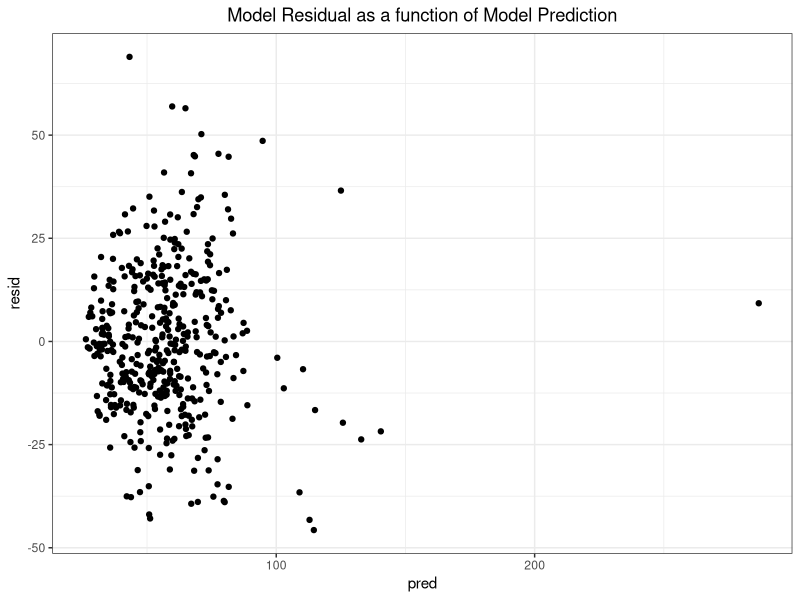
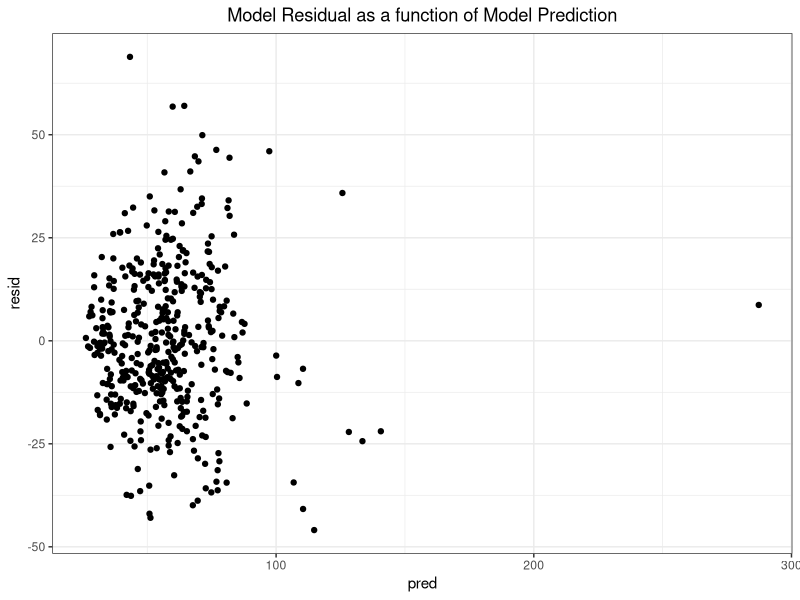
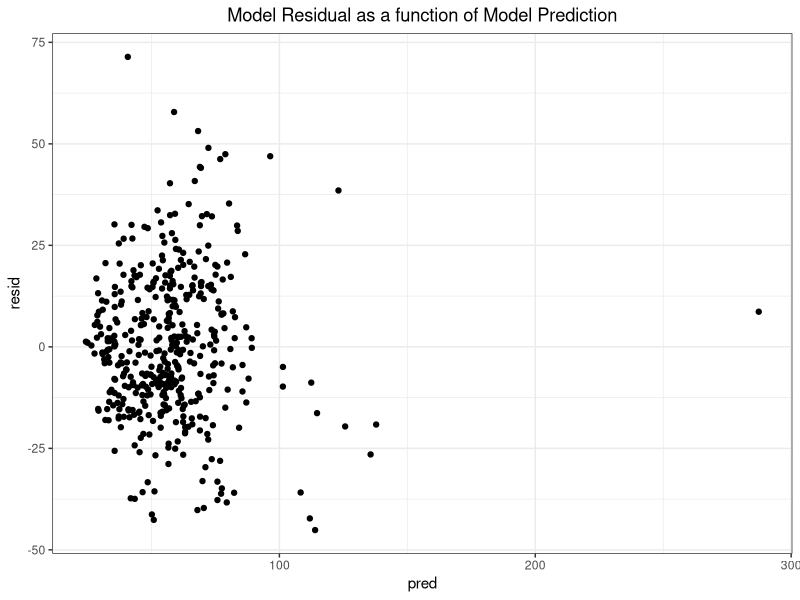
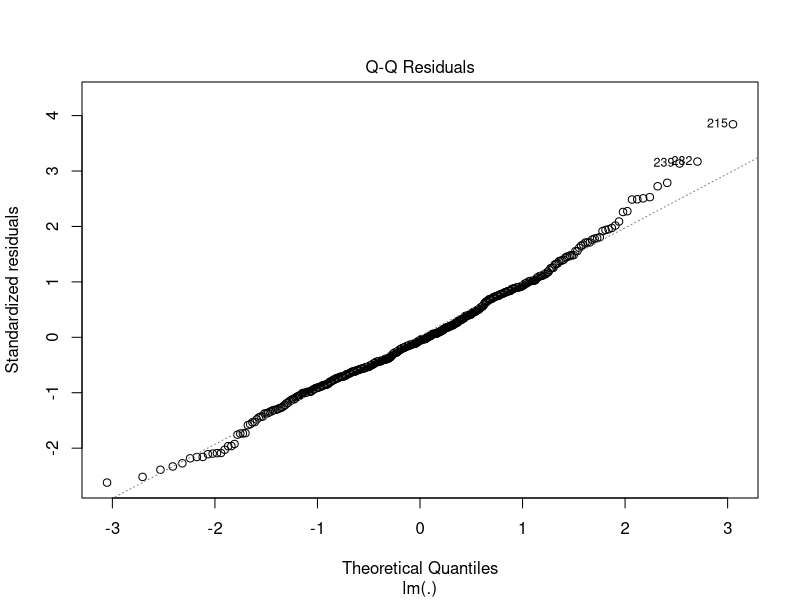
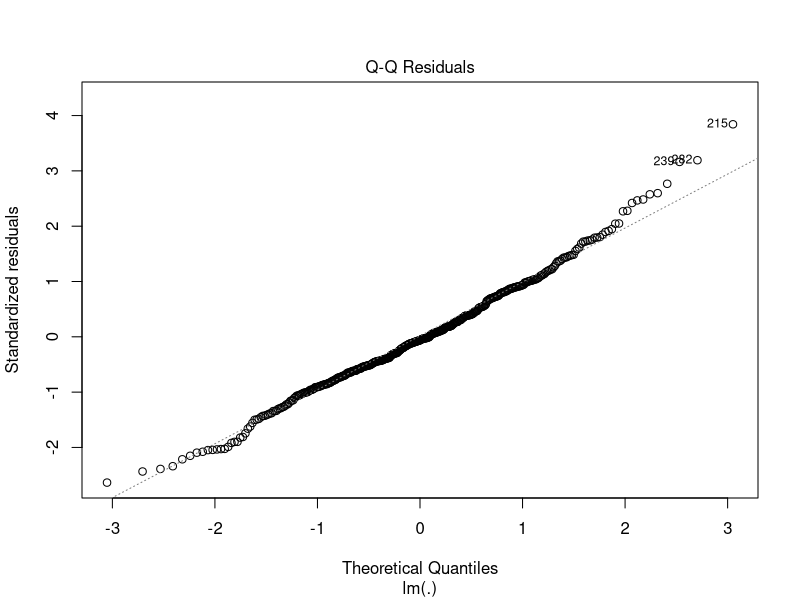
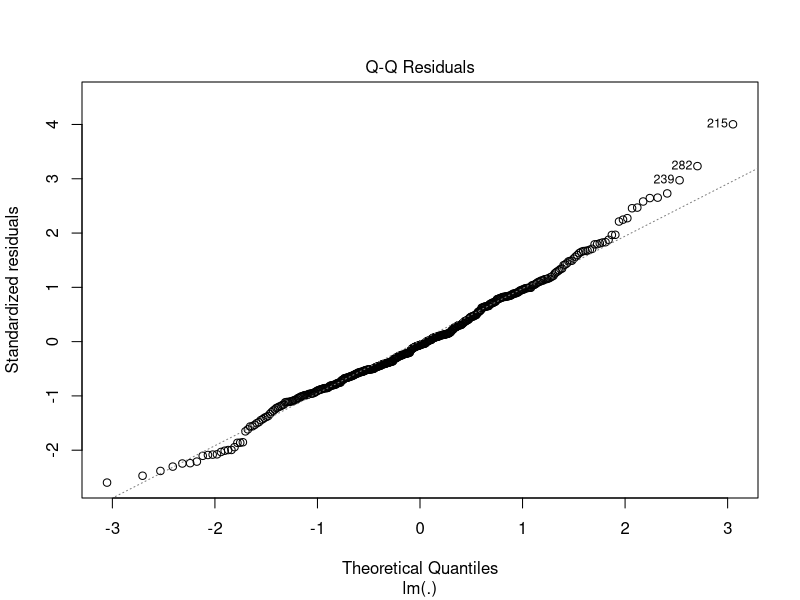

The R script that drew these images, in order:
## ---- chunk 1
library(tidyverse)
library(modelr)
library(stringr)
## ---- chunk 2
# Functions

# Purpose: Calculates the Pearson's correlation coefficient between every
# variable in the data set and a specified variable.
# Arguments: v_name: a variable of type character that is the variable name
# Returns: A knitted table of correlations.
get_cor_by_var <- function(v_name) {
  cdi %>%
  map(~cor(as.numeric(.x), pull(cdi, v_name), method = "pearson")) %>%
  as_tibble() %>%
  pivot_longer(id:pop_density,
               names_to = "variables",
               values_to = "r") %>%
  mutate(
    sign = ifelse(r < 0, "-", "+"),
    r = abs(r)
  ) %>%
  arrange(desc(r)) %>%
  knitr::kable()
}

# Purpose: Fits the model and gets the model adjusted r-squared.
# Arguments: mod: a variable of type character that is the formula to fit a 
#            linear model.
# Returns: A numeric, the model adjusted r-squared.
get_mod_adj_r_squared <- function(mod) {
  lm(mod, data = cdi) %>%
  broom::glance() %>%
  pull(adj.r.squared)
}

# Purpose: Performs 5-fold cross validation on a model specified by its formula.
# Arguments: mod: a variable of type character that is the formula to fit a 
#            linear model.
# Returns: A numeric, the model root mean squared error.
get_cv_rmse <- function(mod) {
  crossv_kfold(cdi, k = 5) %>%
  mutate(
    train = map(train, as_tibble),
    test = map(test, as_tibble)
  ) %>%
  mutate(
    fitted_mod = map(train, ~lm(mod, data = .x))
  ) %>%
  mutate(
    rmse_mod = map2_dbl(fitted_mod, test, ~rmse(model = .x, data = .y))
  ) %>%
  pull(rmse_mod) %>%
  mean()
}

# Purpose: Fits model.
#          Plots model residual as a function of model prediction for the given
#          model formula.
# Arguments: mod: a variable of type character that is the formula to fit a 
#            linear model.
# Returns: The ggplot.
plot_model_residuals <- function(mod) {
  fitted_mod <- lm(mod, data = cdi) 
  cdi %>%
  add_predictions(fitted_mod) %>%
  add_residuals(fitted_mod) %>%
  ggplot(aes(x = pred, y = resid)) +
  geom_point() +
  theme_bw() +
  labs(
    title = "Model Residual as a function of Model Prediction"
  ) +
  theme(plot.title = element_text(hjust = 0.5))
}

# Purpose: Fits the specified model and creates a QQ Plot.
# Arguments: mod: a variable of type character that is the formula to fit a 
#            linear model.
# Returns: The plot.
plot_mod_qq <- function(mod) {
  mod %>%
  lm(data = cdi) %>%
  plot(which = 2)
}
## ---- chunk 3
cdi <- read_csv(here::here("data", "cdi.csv")) %>%
  mutate(CRM_1000 = (crimes/pop) * 1000,
         region = as.factor(region),
         region = fct_recode(region, "northeast" = "1", "north_central" = "2",
                             "south" = "3", "west" = "4"),
         pop_density = pop/area)
## ---- chunk 4
get_cor_by_var("CRM_1000")
## ---- chunk 5
# Define model formulas and put in a list
fit1 <- "CRM_1000 ~ pop_density + region + poverty + pcincome + poverty*pop_density"
fit2 <- "CRM_1000 ~ pop_density + poverty"
fit3 <- "CRM_1000 ~ pop_density + poverty + region"
fit4 <- "CRM_1000 ~ pop_density + poverty + region + totalinc"
fit5 <- "CRM_1000 ~ pop_density + poverty + region + pcincome"
fit6 <- "CRM_1000 ~ pop_density + poverty + region + pcincome + area"
fit7 <- str_c("CRM_1000 ~ pop_density + region + poverty + pcincome + ", 
              "region*poverty + region*pcincome")
fit8 <- str_c("CRM_1000 ~ pop_density + region + poverty + pcincome + ",
              "poverty*pop_density + region*pcincome")
fit9 <- str_c("CRM_1000 ~ pop_density + region + poverty + pcincome + ",
              "poverty*pop_density + region*pcincome + poverty*pcincome")
fit10 <- str_c("CRM_1000 ~ pop_density + region + poverty + pcincome + hsgrad + ",
              "poverty*pop_density + region*pcincome")
fit11 <- str_c("CRM_1000 ~ pop_density + region + poverty + pcincome + hsgrad +",
               "poverty*pop_density")

model_list <-  
  list(
    f1 = fit1,
    f2 = fit2,
    f3 = fit3,
    f4 = fit4,
    f5 = fit5,
    f6 = fit6,
    f7 = fit7,
    f8 = fit8,
    f9 = fit9,
    f10 = fit10,
    f11 = fit11
  )
## ---- chunk 6
# Get each model's adjusted r-squared
map(model_list, get_mod_adj_r_squared) %>%
  as_tibble() %>%
  pivot_longer(f1:f11,
               names_to = "model",
               values_to = "adj_r_squared") %>%
  arrange(desc(adj_r_squared)) %>%
  knitr::kable()
## ---- chunk 7
# Perform 5-fold cross validation for each model
map(model_list, get_cv_rmse) %>%
  as_tibble() %>%
  pivot_longer(f1:f11,
               names_to = "model",
               values_to = "RMSE") %>%
  arrange(RMSE) %>%
  knitr::kable()
## ---- chunk 8
plot_model_residuals(fit1)
## ---- chunk 9
plot_model_residuals(fit8)
## ---- chunk 10
plot_model_residuals(fit11)
## ---- chunk 11
plot_mod_qq(fit1)
## ---- chunk 12
plot_mod_qq(fit8)
## ---- chunk 13
plot_mod_qq(fit11)
